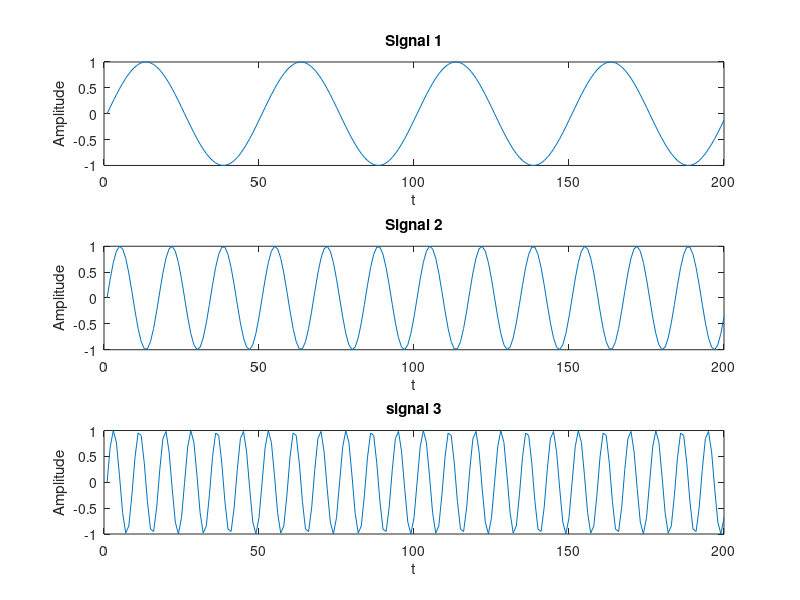
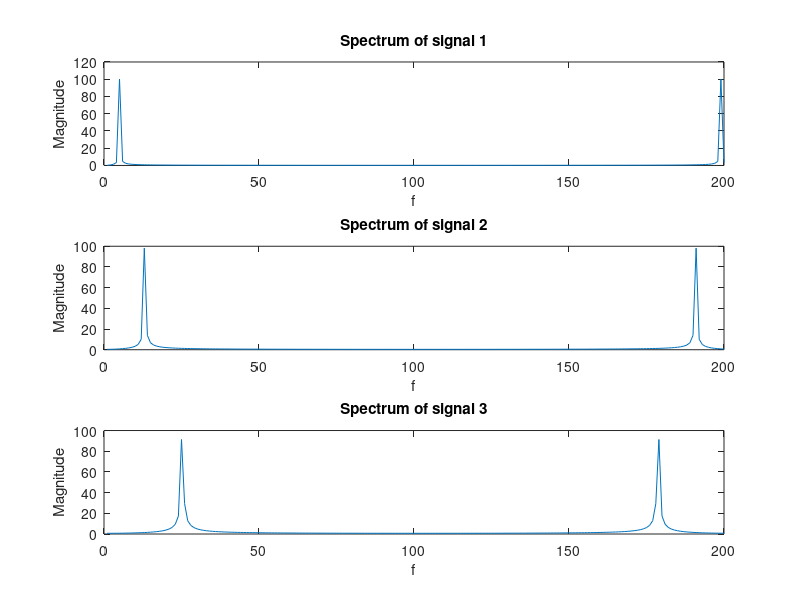
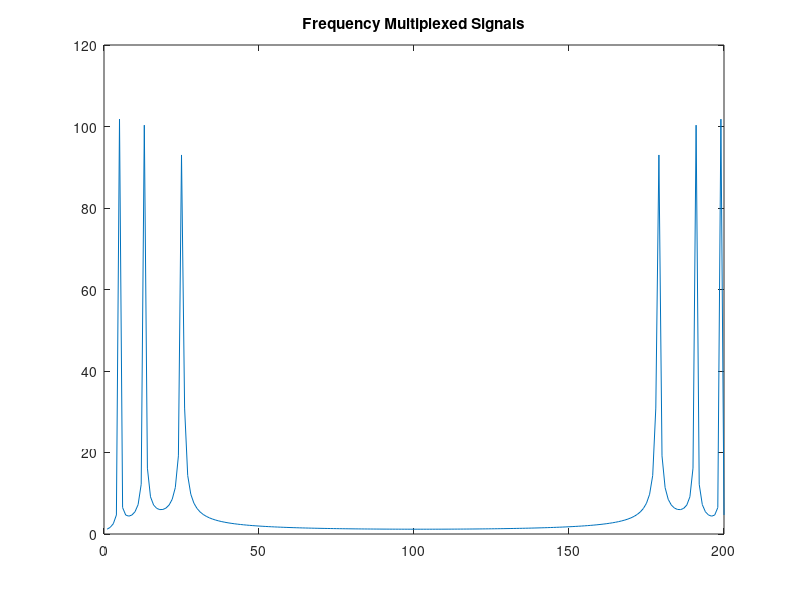
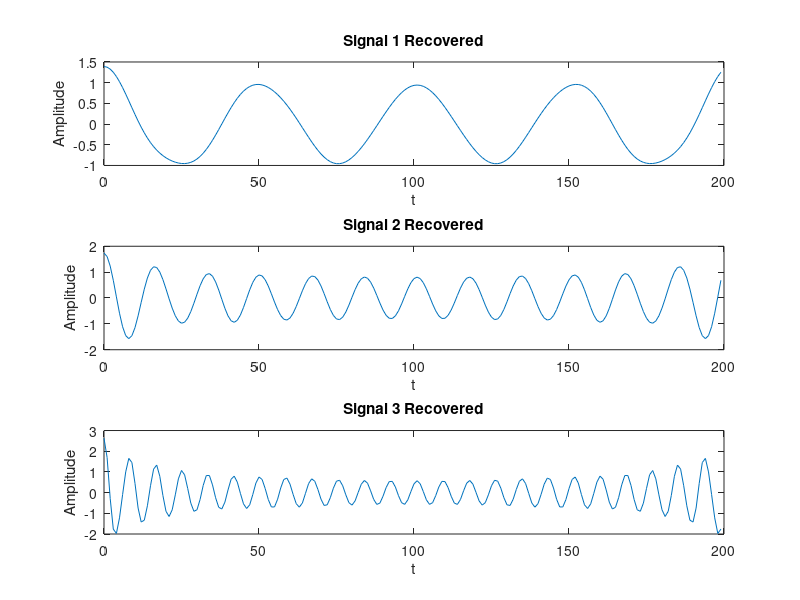

These figures' MATLAB source, in order:
% Name - Surag P
% Roll No. - 181EC248

% Experimment Five

%Simulation of Frequency Division Multiplexing and Demultiplexing

%Generating Input Signals 

Fs = 100; 
t = [0:2*Fs+1]'/Fs;
%Signal 1
x1 = sin(2*pi*2*t);             
z1 = fft(x1);
z1=abs(z1);
%Signal 2
x2 = sin(2*pi*6*t);              
z2 = fft(x2);
z2=abs(z2);
%Signal 3
x3 = sin(2*pi*12*t);              
z3 = fft(x3);
z3=abs(z3);

figure;
subplot(3,1,1);
plot(x1(1:200));
title('Signal 1');
xlabel('t');
ylabel('Amplitude');
subplot(3,1,2);
plot(x2(1:200));
title('Signal 2');
xlabel('t');
ylabel('Amplitude');
subplot(3,1,3);
plot(x3(1:200));
title('signal 3');
xlabel('t');
ylabel('Amplitude');

figure;
subplot(3,1,1);
plot(z1(1:200));
title('Spectrum of signal 1');
xlabel('f');
ylabel('Magnitude');
subplot(3,1,2);
plot(z2(1:200));
title('Spectrum of signal 2');
xlabel('f')
ylabel('Magnitude');
subplot(3,1,3);
plot(z3(1:200));
title('Spectrum of signal 3');
xlabel('f')
ylabel('Magnitude');

z=z1+z2+z3;
figure;
plot(z(1:200));
title('Frequency Multiplexed Signals');

figure;
%Filter For Signal 1 (values abtained from the spectrum graph)
f1=[ones(10,1); zeros(182,1); ones(10,1)];
dz1=z.*f1;
d1 = ifft(dz1);
subplot(3,1,1)
plot(t(1:200)*100,d1(1:200));
title('Signal 1 Recovered');
xlabel('t');
ylabel('Amplitude');

%Filter For Signal 2  (values abtained from the spectrum graph)
f2=[zeros(8,1);ones(10,1);zeros(166,1);ones(10,1);zeros(8,1)];
dz2=z.*f2;
d2 = ifft(dz2);
subplot(3,1,2);
plot(t(1:200)*100,d2(1:200));
title('Signal 2 Recovered');
xlabel('t');
ylabel('Amplitude');

%Filter For Signal 3  (values abtained from the spectrum graph)
f3=[zeros(20,1);ones(30,1);zeros(102,1);ones(30,1);zeros(20,1)];
dz3=z.*f3;
d3 = ifft(dz3); subplot(3,1,3);
plot(t(1:200)*100,d3(1:200)); 
title('Signal 3 Recovered');
xlabel('t');
ylabel('Amplitude');

%Pre-Lab

%1. Explain multiplexing?
%Ans- Combining multiple messages into a single signal for transmission is Multiplexing.

%2. Explain different types of multiplexing?
%Ans- There are two types of multiplexing
%     a.Frequency division multiplexing
%       Signals of different frequencies are multiplexed for transmission.
%     b.Time division Multiplexing
%       This is a method of putting multiple data streams in a single signal by separating the signal into many segments

%3. What are the advantages of multiplexing?
%Ans- Multiplexing allows us to make use of resources more efficiently by allowing us to transmit more information using a single signal.


%Post-lab
%1. Explain Frequency-division multiplexing
%Ans- In FDM ,the total bandwidth available in a communication medium is divided into a many of non-overlapping frequency bands, each of which is used to carry a separate message. Thus simultaneous transmission of multiple signals together.
%2. Differentiate FDM & TDM
%FDM -Frequency division multiplexing
%Here signals of different frequencies are multiplexed together for transmission.
%TDM - Time division Multiplexing
%Here, samples of different signals are transmitted together by interleaving portions over time rather than frequency.
%3. What is the BW of FDM
%The range of frequencies occupied by the multiplexed signal in FDM is called the bandwidth.In the case of voice communications, each user is allocated a bandwidth of 4 kHz which provides good quality.
%4. Explain FDM Generation
%In FDM, signals generated by each sending device modulate different carrier frequencies. These modulated signals are then combined into a single composite signal that can be transported by the link. Carrier frequencies are separated by sufficient bandwidth to accommodate the modulated signal.